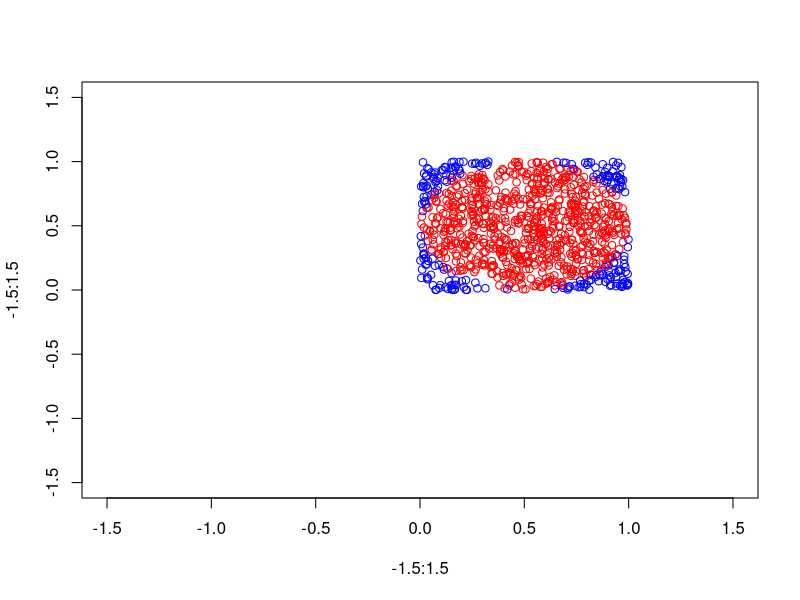
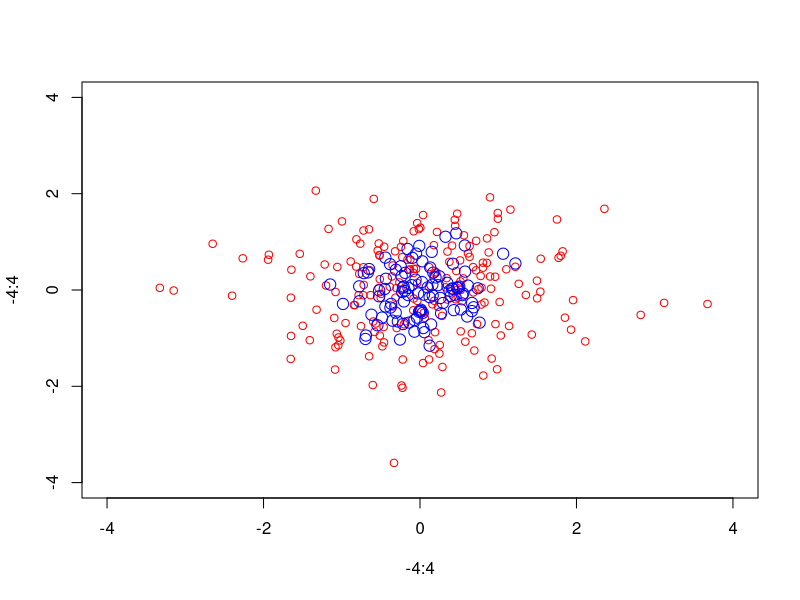

Here is the R script that generated these plots, in order:
options(scipen=999)
#http://statweb.stanford.edu/~susan/courses/s208/node14.html
 
r<-.5
circle<-0
plot(-1.5:1.5, -1.5:1.5, type = "n") 
par(mfrow=c(1,1))
XY<-list()
for (i in 1:1000) {
	xy<-c( runif(2,0,1) )
	if ((xy[1]-r)^2+(xy[2]-r)^2 < r^2) {circle<-circle + 1; 
		points(xy[1],xy[2],col="red")  } else {
		 points(xy[1],xy[2],col="blue") } 
	XY[[i]]<-t(matrix(xy)) }

do.call(rbind,XY)


4*(circle/1000)
((circle/1000)*(1-(circle/1000)))/1000




require(stats) # for rnorm
plot(-4:4, -4:4, type = "n")  # setting up coord. system
points(rnorm(200), rnorm(200), col = "red")
points(rnorm(100)/2, rnorm(100)/2, col = "blue", cex = 1.5)